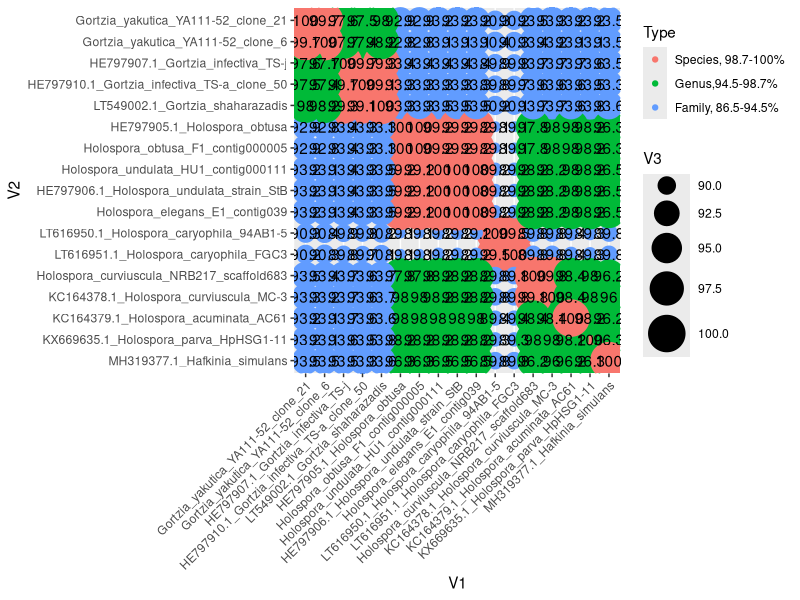

Recreate this plot in R.
stringsAsFactors = F

library(ggplot2)
library(reshape)
library(forcats)

## make bubble plot of identities

setwd("~")
tt <- read.table("distances_17_spp.tsv",header = F)
tt$Type <- factor(ifelse(tt$V3 >= 98.7,"Species, 98.7-100%",ifelse(tt$V3 < 94.5, "Family, 86.5-94.5%", "Genus,94.5-98.7%")),
                  levels = c("Species, 98.7-100%","Genus,94.5-98.7%","Family, 86.5-94.5%"))

tt$V1 <- factor(tt$V1,levels = c("Gortzia_yakutica_YA111-52_clone_21","Gortzia_yakutica_YA111-52_clone_6","HE797907.1_Gortzia_infectiva_TS-j",
                                   "HE797910.1_Gortzia_infectiva_TS-a_clone_50","LT549002.1_Gortzia_shaharazadis","HE797905.1_Holospora_obtusa", 
                                   "Holospora_obtusa_F1_contig000005","Holospora_undulata_HU1_contig000111","HE797906.1_Holospora_undulata_strain_StB",
                                   "Holospora_elegans_E1_contig039","LT616950.1_Holospora_caryophila_94AB1-5","LT616951.1_Holospora_caryophila_FGC3",
                                   "Holospora_curviuscula_NRB217_scaffold683","KC164378.1_Holospora_curviuscula_MC-3","KC164379.1_Holospora_acuminata_AC61",
                                   "KX669635.1_Holospora_parva_HpHSG1-11","MH319377.1_Hafkinia_simulans"))
tt$V2 <- factor(tt$V2,levels = c("Gortzia_yakutica_YA111-52_clone_21","Gortzia_yakutica_YA111-52_clone_6","HE797907.1_Gortzia_infectiva_TS-j",
                                   "HE797910.1_Gortzia_infectiva_TS-a_clone_50","LT549002.1_Gortzia_shaharazadis","HE797905.1_Holospora_obtusa", 
                                   "Holospora_obtusa_F1_contig000005","Holospora_undulata_HU1_contig000111","HE797906.1_Holospora_undulata_strain_StB",
                                   "Holospora_elegans_E1_contig039","LT616950.1_Holospora_caryophila_94AB1-5","LT616951.1_Holospora_caryophila_FGC3",
                                   "Holospora_curviuscula_NRB217_scaffold683","KC164378.1_Holospora_curviuscula_MC-3","KC164379.1_Holospora_acuminata_AC61",
                                   "KX669635.1_Holospora_parva_HpHSG1-11","MH319377.1_Hafkinia_simulans"))
tt$V2 <- fct_rev(tt$V2)
tt$V3 <- round(tt$V3,digits = 1)

ggplot(tt,aes(x = V1,y = V2)) + geom_point(aes(size = V3,color = Type)) + scale_size(range=c(3,12)) +
  geom_text(aes(label = V3)) + theme(axis.text.x = element_text(angle = 45, hjust = 1))
